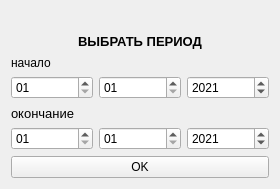
<?xml version="1.0" encoding="UTF-8"?>
<ui version="4.0">
 <class>Form</class>
 <widget class="QWidget" name="Form">
  <property name="geometry">
   <rect>
    <x>0</x>
    <y>0</y>
    <width>280</width>
    <height>189</height>
   </rect>
  </property>
  <property name="windowTitle">
   <string>Выбрать ПЕРИОД времени</string>
  </property>
  <layout class="QGridLayout" name="gridLayout">
   <item row="0" column="0">
    <layout class="QHBoxLayout" name="horizontalLayout">
     <item>
      <layout class="QVBoxLayout" name="verticalLayout_2">
       <item>
        <widget class="QLabel" name="label_timeRep">
         <property name="font">
          <font>
           <pointsize>10</pointsize>
           <weight>50</weight>
           <bold>false</bold>
          </font>
         </property>
         <property name="locale">
          <locale language="Russian" country="Russia"/>
         </property>
         <property name="text">
          <string/>
         </property>
        </widget>
       </item>
       <item>
        <widget class="QLabel" name="label_3">
         <property name="font">
          <font>
           <pointsize>10</pointsize>
           <weight>75</weight>
           <bold>true</bold>
          </font>
         </property>
         <property name="text">
          <string>ВЫБРАТЬ ПЕРИОД</string>
         </property>
         <property name="alignment">
          <set>Qt::AlignCenter</set>
         </property>
        </widget>
       </item>
       <item>
        <widget class="QLabel" name="label_2">
         <property name="text">
          <string>начало</string>
         </property>
        </widget>
       </item>
       <item>
        <layout class="QHBoxLayout" name="horizontalLayout_2">
         <item>
          <widget class="QDateEdit" name="dateEdit_period_start_d">
           <property name="displayFormat">
            <string>dd</string>
           </property>
          </widget>
         </item>
         <item>
          <widget class="QDateEdit" name="dateEdit_period_start_m">
           <property name="displayFormat">
            <string>MM</string>
           </property>
          </widget>
         </item>
         <item>
          <widget class="QDateEdit" name="dateEdit_period_start_y">
           <property name="displayFormat">
            <string>yyyy</string>
           </property>
           <property name="date">
            <date>
             <year>2021</year>
             <month>1</month>
             <day>1</day>
            </date>
           </property>
          </widget>
         </item>
        </layout>
       </item>
       <item>
        <widget class="QLabel" name="label">
         <property name="font">
          <font>
           <pointsize>10</pointsize>
          </font>
         </property>
         <property name="text">
          <string>окончание</string>
         </property>
        </widget>
       </item>
       <item>
        <layout class="QHBoxLayout" name="horizontalLayout_3">
         <item>
          <widget class="QDateEdit" name="dateEdit_period_end_d">
           <property name="displayFormat">
            <string>dd</string>
           </property>
          </widget>
         </item>
         <item>
          <widget class="QDateEdit" name="dateEdit_period_end_m">
           <property name="displayFormat">
            <string>MM</string>
           </property>
          </widget>
         </item>
         <item>
          <widget class="QDateEdit" name="dateEdit_period_end_y">
           <property name="displayFormat">
            <string>yyyy</string>
           </property>
           <property name="date">
            <date>
             <year>2021</year>
             <month>1</month>
             <day>1</day>
            </date>
           </property>
          </widget>
         </item>
        </layout>
       </item>
       <item>
        <widget class="QPushButton" name="pushButton_serviceList">
         <property name="text">
          <string>OK</string>
         </property>
        </widget>
       </item>
      </layout>
     </item>
    </layout>
   </item>
  </layout>
 </widget>
 <resources/>
 <connections/>
</ui>
